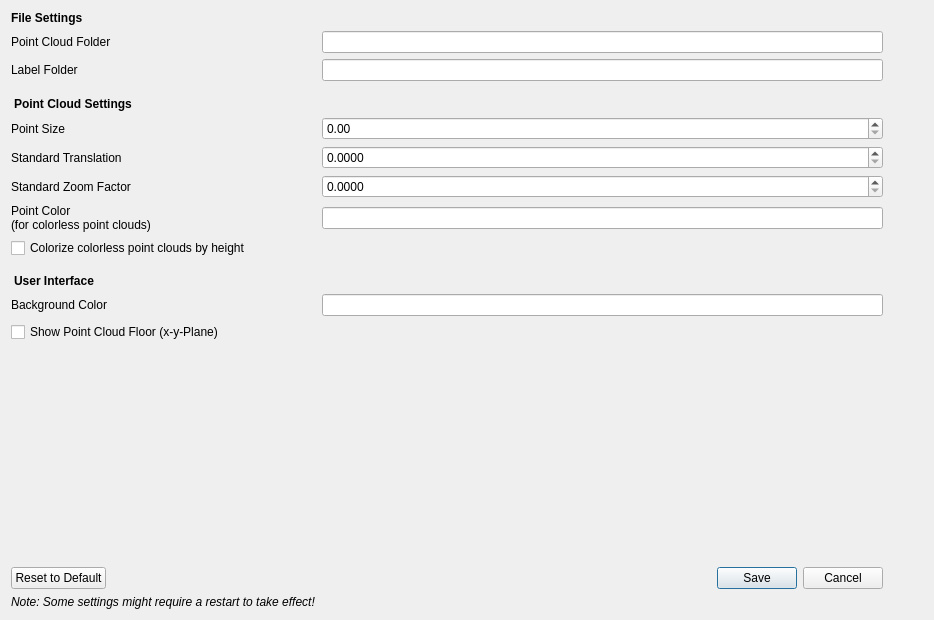
<?xml version="1.0" encoding="UTF-8"?>
<ui version="4.0">
 <class>SettingsDialog</class>
 <widget class="QDialog" name="SettingsDialog">
  <property name="geometry">
   <rect>
    <x>0</x>
    <y>0</y>
    <width>934</width>
    <height>620</height>
   </rect>
  </property>
  <property name="windowTitle">
   <string>Change Settings</string>
  </property>
  <layout class="QHBoxLayout" name="horizontalLayout">
   <item>
    <layout class="QGridLayout" name="gridLayout">
     <property name="sizeConstraint">
      <enum>QLayout::SetMaximumSize</enum>
     </property>
     <property name="rightMargin">
      <number>0</number>
     </property>
     <item row="1" column="1">
      <widget class="QLabel" name="label_pointcloudfolder">
       <property name="toolTip">
        <string>Path to the folder that contains the point cloud files.</string>
       </property>
       <property name="text">
        <string>Point Cloud Folder</string>
       </property>
      </widget>
     </item>
     <item row="10" column="1">
      <widget class="QLabel" name="label_backgroundcolor">
       <property name="toolTip">
        <string>Background color of the point cloud viewer (rgb).</string>
       </property>
       <property name="text">
        <string>Background Color</string>
       </property>
      </widget>
     </item>
     <item row="6" column="1">
      <widget class="QLabel" name="label_standardzoom">
       <property name="toolTip">
        <string>Standard step for zooming.</string>
       </property>
       <property name="text">
        <string>Standard Zoom Factor</string>
       </property>
      </widget>
     </item>
     <item row="9" column="1">
      <widget class="QLabel" name="title_userinterface">
       <property name="font">
        <font>
         <weight>75</weight>
         <bold>true</bold>
        </font>
       </property>
       <property name="styleSheet">
        <string notr="true">margin-top: 10px</string>
       </property>
       <property name="text">
        <string>User Interface</string>
       </property>
      </widget>
     </item>
     <item row="4" column="2">
      <widget class="QDoubleSpinBox" name="doubleSpinBox_pointsize">
       <property name="toolTip">
        <string>Rasterized diameter of each point from the point cloud.</string>
       </property>
       <property name="decimals">
        <number>2</number>
       </property>
       <property name="maximum">
        <double>500.000000000000000</double>
       </property>
      </widget>
     </item>
     <item row="7" column="2">
      <widget class="QLineEdit" name="lineEdit_pointcolor">
       <property name="toolTip">
        <string>Point color for colorless point clouds (r,g,b).</string>
       </property>
      </widget>
     </item>
     <item row="1" column="2">
      <widget class="QLineEdit" name="lineEdit_pointcloudfolder">
       <property name="toolTip">
        <string>Path to the folder that contains the point cloud files.</string>
       </property>
      </widget>
     </item>
     <item row="8" column="1" colspan="2">
      <widget class="QCheckBox" name="checkBox_colorizecolorless">
       <property name="toolTip">
        <string>Colerize colorless point clouds by height value.</string>
       </property>
       <property name="text">
        <string>Colorize colorless point clouds by height</string>
       </property>
      </widget>
     </item>
     <item row="6" column="2">
      <widget class="QDoubleSpinBox" name="doubleSpinBox_standardzoom">
       <property name="toolTip">
        <string>Standard step for zooming.</string>
       </property>
       <property name="decimals">
        <number>4</number>
       </property>
       <property name="singleStep">
        <double>0.010000000000000</double>
       </property>
      </widget>
     </item>
     <item row="4" column="1">
      <widget class="QLabel" name="label_pointsize">
       <property name="toolTip">
        <string>Rasterized diameter of each point from the point cloud.</string>
       </property>
       <property name="text">
        <string>Point Size</string>
       </property>
      </widget>
     </item>
     <item row="14" column="1">
      <widget class="QPushButton" name="reset_button">
       <property name="sizePolicy">
        <sizepolicy hsizetype="Maximum" vsizetype="Fixed">
         <horstretch>0</horstretch>
         <verstretch>0</verstretch>
        </sizepolicy>
       </property>
       <property name="text">
        <string>Reset to Default</string>
       </property>
      </widget>
     </item>
     <item row="13" column="1">
      <spacer name="verticalSpacer_2">
       <property name="orientation">
        <enum>Qt::Vertical</enum>
       </property>
       <property name="sizeHint" stdset="0">
        <size>
         <width>20</width>
         <height>40</height>
        </size>
       </property>
      </spacer>
     </item>
     <item row="2" column="2">
      <widget class="QLineEdit" name="lineEdit_labelfolder">
       <property name="toolTip">
        <string>Path to the folder where the label files will be saved.</string>
       </property>
      </widget>
     </item>
     <item row="0" column="1">
      <widget class="QLabel" name="title_filesettings">
       <property name="sizePolicy">
        <sizepolicy hsizetype="Preferred" vsizetype="Maximum">
         <horstretch>0</horstretch>
         <verstretch>0</verstretch>
        </sizepolicy>
       </property>
       <property name="font">
        <font>
         <weight>75</weight>
         <bold>true</bold>
        </font>
       </property>
       <property name="text">
        <string>File Settings</string>
       </property>
      </widget>
     </item>
     <item row="14" column="2">
      <widget class="QDialogButtonBox" name="buttonBox">
       <property name="locale">
        <locale language="English" country="UnitedStates"/>
       </property>
       <property name="orientation">
        <enum>Qt::Horizontal</enum>
       </property>
       <property name="standardButtons">
        <set>QDialogButtonBox::Cancel|QDialogButtonBox::Save</set>
       </property>
      </widget>
     </item>
     <item row="10" column="2">
      <widget class="QLineEdit" name="lineEdit_backgroundcolor">
       <property name="toolTip">
        <string>Background color of the point cloud viewer (rgb).</string>
       </property>
      </widget>
     </item>
     <item row="2" column="1">
      <widget class="QLabel" name="label_labelfolder">
       <property name="toolTip">
        <string>Path to the folder where the label files will be saved.</string>
       </property>
       <property name="text">
        <string>Label Folder</string>
       </property>
      </widget>
     </item>
     <item row="11" column="1" colspan="2">
      <widget class="QCheckBox" name="checkBox_showfloor">
       <property name="toolTip">
        <string>Visualizes the pointcloud floor (x-y-plane) as a grid.</string>
       </property>
       <property name="text">
        <string>Show Point Cloud Floor (x-y-Plane)</string>
       </property>
      </widget>
     </item>
     <item row="15" column="1">
      <widget class="QLabel" name="label">
       <property name="font">
        <font>
         <italic>true</italic>
        </font>
       </property>
       <property name="text">
        <string>Note: Some settings might require a restart to take effect!</string>
       </property>
      </widget>
     </item>
     <item row="7" column="1">
      <widget class="QLabel" name="label_pointcolor">
       <property name="toolTip">
        <string>Point color for colorless point clouds (r,g,b).</string>
       </property>
       <property name="text">
        <string>Point Color
(for colorless point clouds)</string>
       </property>
      </widget>
     </item>
     <item row="3" column="1" colspan="2">
      <widget class="QLabel" name="title_pointcloudsettings">
       <property name="sizePolicy">
        <sizepolicy hsizetype="Preferred" vsizetype="Maximum">
         <horstretch>0</horstretch>
         <verstretch>0</verstretch>
        </sizepolicy>
       </property>
       <property name="font">
        <font>
         <weight>75</weight>
         <bold>true</bold>
        </font>
       </property>
       <property name="styleSheet">
        <string notr="true">margin-top: 10px</string>
       </property>
       <property name="text">
        <string>Point Cloud Settings</string>
       </property>
      </widget>
     </item>
     <item row="5" column="1">
      <widget class="QLabel" name="label_standardtranslation">
       <property name="toolTip">
        <string>Standard step for point cloud translation.</string>
       </property>
       <property name="text">
        <string>Standard Translation</string>
       </property>
      </widget>
     </item>
     <item row="5" column="2">
      <widget class="QDoubleSpinBox" name="doubleSpinBox_standardtranslation">
       <property name="toolTip">
        <string>Standard step for point cloud translation.</string>
       </property>
       <property name="decimals">
        <number>4</number>
       </property>
       <property name="singleStep">
        <double>0.010000000000000</double>
       </property>
      </widget>
     </item>
    </layout>
   </item>
   <item>
    <spacer name="horizontalSpacer">
     <property name="orientation">
      <enum>Qt::Horizontal</enum>
     </property>
     <property name="sizeType">
      <enum>QSizePolicy::Fixed</enum>
     </property>
     <property name="sizeHint" stdset="0">
      <size>
       <width>40</width>
       <height>20</height>
      </size>
     </property>
    </spacer>
   </item>
  </layout>
 </widget>
 <resources/>
 <connections>
  <connection>
   <sender>checkBox_colorizecolorless</sender>
   <signal>toggled(bool)</signal>
   <receiver>lineEdit_pointcolor</receiver>
   <slot>setHidden(bool)</slot>
   <hints>
    <hint type="sourcelabel">
     <x>199</x>
     <y>246</y>
    </hint>
    <hint type="destinationlabel">
     <x>281</x>
     <y>217</y>
    </hint>
   </hints>
  </connection>
  <connection>
   <sender>checkBox_colorizecolorless</sender>
   <signal>toggled(bool)</signal>
   <receiver>label_pointcolor</receiver>
   <slot>setDisabled(bool)</slot>
   <hints>
    <hint type="sourcelabel">
     <x>199</x>
     <y>246</y>
    </hint>
    <hint type="destinationlabel">
     <x>87</x>
     <y>217</y>
    </hint>
   </hints>
  </connection>
  <connection>
   <sender>buttonBox</sender>
   <signal>accepted()</signal>
   <receiver>SettingsDialog</receiver>
   <slot>accept()</slot>
   <hints>
    <hint type="sourcelabel">
     <x>248</x>
     <y>254</y>
    </hint>
    <hint type="destinationlabel">
     <x>157</x>
     <y>274</y>
    </hint>
   </hints>
  </connection>
  <connection>
   <sender>buttonBox</sender>
   <signal>rejected()</signal>
   <receiver>SettingsDialog</receiver>
   <slot>reject()</slot>
   <hints>
    <hint type="sourcelabel">
     <x>316</x>
     <y>260</y>
    </hint>
    <hint type="destinationlabel">
     <x>286</x>
     <y>274</y>
    </hint>
   </hints>
  </connection>
 </connections>
</ui>
